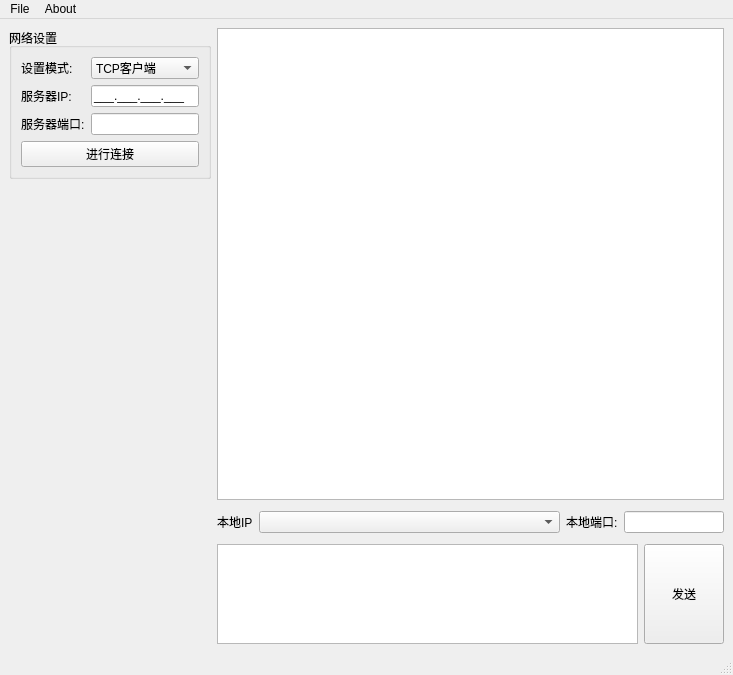
<?xml version="1.0" encoding="UTF-8"?>
<ui version="4.0">
 <class>mainWindow</class>
 <widget class="QMainWindow" name="mainWindow">
  <property name="geometry">
   <rect>
    <x>0</x>
    <y>0</y>
    <width>733</width>
    <height>675</height>
   </rect>
  </property>
  <property name="minimumSize">
   <size>
    <width>600</width>
    <height>400</height>
   </size>
  </property>
  <property name="maximumSize">
   <size>
    <width>1366</width>
    <height>768</height>
   </size>
  </property>
  <property name="windowTitle">
   <string>工具箱</string>
  </property>
  <property name="windowIcon">
   <iconset resource="resource.qrc">
    <normaloff>:/icon/logo</normaloff>:/icon/logo</iconset>
  </property>
  <widget class="QWidget" name="centralwidget">
   <layout class="QHBoxLayout" name="horizontalLayout_4" stretch="0,1">
    <item>
     <layout class="QVBoxLayout" name="verticalLayout_3" stretch="0,0">
      <item>
       <widget class="QGroupBox" name="groupBox">
        <property name="sizePolicy">
         <sizepolicy hsizetype="Preferred" vsizetype="Preferred">
          <horstretch>0</horstretch>
          <verstretch>0</verstretch>
         </sizepolicy>
        </property>
        <property name="title">
         <string>网络设置</string>
        </property>
        <layout class="QVBoxLayout" name="verticalLayout">
         <item>
          <layout class="QGridLayout" name="gridLayout">
           <item row="3" column="0" colspan="2">
            <widget class="QPushButton" name="btn_connect">
             <property name="text">
              <string>进行连接</string>
             </property>
             <property name="icon">
              <iconset resource="resource.qrc">
               <normaloff>:/button/disconnect</normaloff>:/button/disconnect</iconset>
             </property>
            </widget>
           </item>
           <item row="1" column="1">
            <widget class="QLineEdit" name="edit_target_ip">
             <property name="inputMask">
              <string>000.000.000.000;_</string>
             </property>
            </widget>
           </item>
           <item row="2" column="1">
            <widget class="QLineEdit" name="edit_target_port">
             <property name="inputMask">
              <string>99999</string>
             </property>
            </widget>
           </item>
           <item row="0" column="1">
            <widget class="QComboBox" name="edit_client_model">
             <property name="maximumSize">
              <size>
               <width>16777215</width>
               <height>25</height>
              </size>
             </property>
             <item>
              <property name="text">
               <string>TCP客户端</string>
              </property>
             </item>
             <item>
              <property name="text">
               <string>TCP服务器</string>
              </property>
             </item>
             <item>
              <property name="text">
               <string>UDP</string>
              </property>
             </item>
            </widget>
           </item>
           <item row="1" column="0">
            <widget class="QLabel" name="label_2">
             <property name="text">
              <string>服务器IP:</string>
             </property>
            </widget>
           </item>
           <item row="2" column="0">
            <widget class="QLabel" name="label_3">
             <property name="text">
              <string>服务器端口:</string>
             </property>
            </widget>
           </item>
           <item row="0" column="0">
            <widget class="QLabel" name="label">
             <property name="text">
              <string>设置模式:</string>
             </property>
            </widget>
           </item>
          </layout>
         </item>
        </layout>
       </widget>
      </item>
      <item>
       <spacer name="verticalSpacer">
        <property name="orientation">
         <enum>Qt::Vertical</enum>
        </property>
        <property name="sizeHint" stdset="0">
         <size>
          <width>20</width>
          <height>40</height>
         </size>
        </property>
       </spacer>
      </item>
     </layout>
    </item>
    <item>
     <layout class="QVBoxLayout" name="verticalLayout_2" stretch="1,0,0">
      <item>
       <widget class="QPlainTextEdit" name="edit_recv"/>
      </item>
      <item>
       <layout class="QHBoxLayout" name="horizontalLayout_2" stretch="0,1,0,0">
        <property name="topMargin">
         <number>5</number>
        </property>
        <property name="bottomMargin">
         <number>5</number>
        </property>
        <item>
         <widget class="QLabel" name="label_4">
          <property name="text">
           <string>本地IP</string>
          </property>
         </widget>
        </item>
        <item>
         <widget class="QComboBox" name="edit_local_ip">
          <property name="maximumSize">
           <size>
            <width>16777215</width>
            <height>30</height>
           </size>
          </property>
         </widget>
        </item>
        <item>
         <widget class="QLabel" name="label_6">
          <property name="text">
           <string>本地端口:</string>
          </property>
         </widget>
        </item>
        <item>
         <widget class="QLineEdit" name="edit_local_port">
          <property name="maximumSize">
           <size>
            <width>100</width>
            <height>30</height>
           </size>
          </property>
         </widget>
        </item>
       </layout>
      </item>
      <item>
       <layout class="QHBoxLayout" name="horizontalLayout">
        <item>
         <widget class="QPlainTextEdit" name="edit_send">
          <property name="maximumSize">
           <size>
            <width>16777215</width>
            <height>100</height>
           </size>
          </property>
         </widget>
        </item>
        <item>
         <widget class="QPushButton" name="btn_send">
          <property name="sizePolicy">
           <sizepolicy hsizetype="Minimum" vsizetype="Expanding">
            <horstretch>0</horstretch>
            <verstretch>0</verstretch>
           </sizepolicy>
          </property>
          <property name="maximumSize">
           <size>
            <width>16777215</width>
            <height>16777215</height>
           </size>
          </property>
          <property name="text">
           <string>发送</string>
          </property>
         </widget>
        </item>
       </layout>
      </item>
     </layout>
    </item>
   </layout>
  </widget>
  <widget class="QMenuBar" name="menubar">
   <property name="geometry">
    <rect>
     <x>0</x>
     <y>0</y>
     <width>733</width>
     <height>26</height>
    </rect>
   </property>
   <widget class="QMenu" name="menuFile">
    <property name="title">
     <string>File</string>
    </property>
   </widget>
   <widget class="QMenu" name="menuAbout">
    <property name="title">
     <string>About</string>
    </property>
   </widget>
   <addaction name="menuFile"/>
   <addaction name="menuAbout"/>
  </widget>
  <widget class="QStatusBar" name="statusbar"/>
 </widget>
 <resources>
  <include location="resource.qrc"/>
 </resources>
 <connections/>
</ui>
